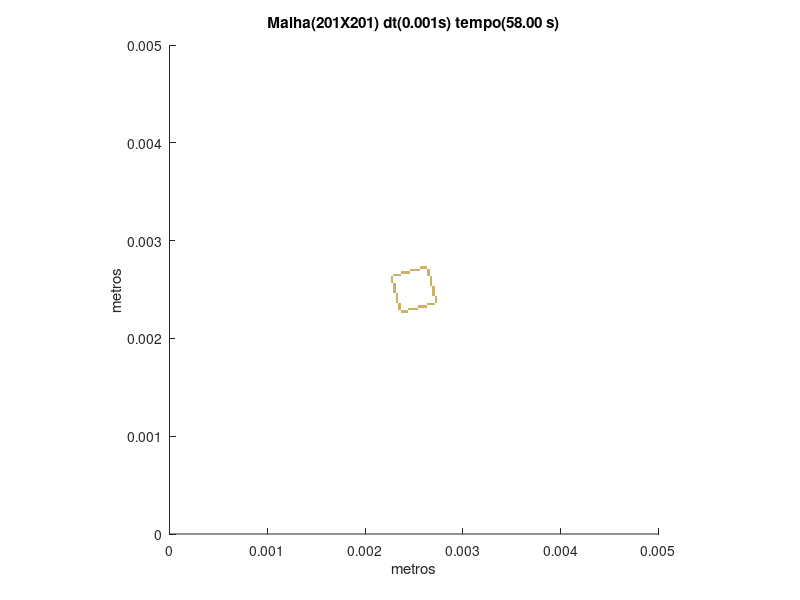

Reproduce this figure in MATLAB.
set (gca,'PlotBoxAspectRatio',[1 1 1],'Xlim',[0,0.005],'Ylim',[0,0.005])
hold on
title('Malha(201X201) dt(0.001s) tempo(58.00 s)')
hold on
ylabel('metros')
hold on
xlabel('metros')
hold on

fill([0.00236318407960199 0.00236318407960199 0.00238805970149254 0.00238805970149254],[0.0022636815920398 0.00228855721393035 0.00228855721393035 0.0022636815920398],[0.8,0.7,0.4],'LineStyle','none')

fill([0.00238805970149254 0.00238805970149254 0.00241293532338308 0.00241293532338308],[0.0022636815920398 0.00228855721393035 0.00228855721393035 0.0022636815920398],[0.8,0.7,0.4],'LineStyle','none')

fill([0.00241293532338308 0.00241293532338308 0.00243781094527363 0.00243781094527363],[0.0022636815920398 0.00228855721393035 0.00228855721393035 0.0022636815920398],[0.8,0.7,0.4],'LineStyle','none')

fill([0.00233830845771144 0.00233830845771144 0.00236318407960199 0.00236318407960199],[0.00228855721393035 0.0023134328358209 0.0023134328358209 0.00228855721393035],[0.8,0.7,0.4],'LineStyle','none')

fill([0.00243781094527363 0.00243781094527363 0.00246268656716418 0.00246268656716418],[0.00228855721393035 0.0023134328358209 0.0023134328358209 0.00228855721393035],[0.8,0.7,0.4],'LineStyle','none')

fill([0.00246268656716418 0.00246268656716418 0.00248756218905473 0.00248756218905473],[0.00228855721393035 0.0023134328358209 0.0023134328358209 0.00228855721393035],[0.8,0.7,0.4],'LineStyle','none')

fill([0.00248756218905473 0.00248756218905473 0.00251243781094527 0.00251243781094527],[0.00228855721393035 0.0023134328358209 0.0023134328358209 0.00228855721393035],[0.8,0.7,0.4],'LineStyle','none')

fill([0.00251243781094527 0.00251243781094527 0.00253731343283582 0.00253731343283582],[0.00228855721393035 0.0023134328358209 0.0023134328358209 0.00228855721393035],[0.8,0.7,0.4],'LineStyle','none')

fill([0.00233830845771144 0.00233830845771144 0.00236318407960199 0.00236318407960199],[0.0023134328358209 0.00233830845771144 0.00233830845771144 0.0023134328358209],[0.8,0.7,0.4],'LineStyle','none')

fill([0.00253731343283582 0.00253731343283582 0.00256218905472637 0.00256218905472637],[0.0023134328358209 0.00233830845771144 0.00233830845771144 0.0023134328358209],[0.8,0.7,0.4],'LineStyle','none')

fill([0.00256218905472637 0.00256218905472637 0.00258706467661692 0.00258706467661692],[0.0023134328358209 0.00233830845771144 0.00233830845771144 0.0023134328358209],[0.8,0.7,0.4],'LineStyle','none')

fill([0.00258706467661692 0.00258706467661692 0.00261194029850746 0.00261194029850746],[0.0023134328358209 0.00233830845771144 0.00233830845771144 0.0023134328358209],[0.8,0.7,0.4],'LineStyle','none')

fill([0.00261194029850746 0.00261194029850746 0.00263681592039801 0.00263681592039801],[0.0023134328358209 0.00233830845771144 0.00233830845771144 0.0023134328358209],[0.8,0.7,0.4],'LineStyle','none')

fill([0.00233830845771144 0.00233830845771144 0.00236318407960199 0.00236318407960199],[0.00233830845771144 0.00236318407960199 0.00236318407960199 0.00233830845771144],[0.8,0.7,0.4],'LineStyle','none')

fill([0.00263681592039801 0.00263681592039801 0.00266169154228856 0.00266169154228856],[0.00233830845771144 0.00236318407960199 0.00236318407960199 0.00233830845771144],[0.8,0.7,0.4],'LineStyle','none')

fill([0.00266169154228856 0.00266169154228856 0.0026865671641791 0.0026865671641791],[0.00233830845771144 0.00236318407960199 0.00236318407960199 0.00233830845771144],[0.8,0.7,0.4],'LineStyle','none')

fill([0.0026865671641791 0.0026865671641791 0.00271144278606965 0.00271144278606965],[0.00233830845771144 0.00236318407960199 0.00236318407960199 0.00233830845771144],[0.8,0.7,0.4],'LineStyle','none')

fill([0.0023134328358209 0.0023134328358209 0.00233830845771144 0.00233830845771144],[0.00236318407960199 0.00238805970149254 0.00238805970149254 0.00236318407960199],[0.8,0.7,0.4],'LineStyle','none')

fill([0.00271144278606965 0.00271144278606965 0.0027363184079602 0.0027363184079602],[0.00236318407960199 0.00238805970149254 0.00238805970149254 0.00236318407960199],[0.8,0.7,0.4],'LineStyle','none')

fill([0.0023134328358209 0.0023134328358209 0.00233830845771144 0.00233830845771144],[0.00238805970149254 0.00241293532338308 0.00241293532338308 0.00238805970149254],[0.8,0.7,0.4],'LineStyle','none')

fill([0.00271144278606965 0.00271144278606965 0.0027363184079602 0.0027363184079602],[0.00238805970149254 0.00241293532338308 0.00241293532338308 0.00238805970149254],[0.8,0.7,0.4],'LineStyle','none')

fill([0.0023134328358209 0.0023134328358209 0.00233830845771144 0.00233830845771144],[0.00241293532338308 0.00243781094527363 0.00243781094527363 0.00241293532338308],[0.8,0.7,0.4],'LineStyle','none')

fill([0.00271144278606965 0.00271144278606965 0.0027363184079602 0.0027363184079602],[0.00241293532338308 0.00243781094527363 0.00243781094527363 0.00241293532338308],[0.8,0.7,0.4],'LineStyle','none')

fill([0.0023134328358209 0.0023134328358209 0.00233830845771144 0.00233830845771144],[0.00243781094527363 0.00246268656716418 0.00246268656716418 0.00243781094527363],[0.8,0.7,0.4],'LineStyle','none')

fill([0.0026865671641791 0.0026865671641791 0.00271144278606965 0.00271144278606965],[0.00243781094527363 0.00246268656716418 0.00246268656716418 0.00243781094527363],[0.8,0.7,0.4],'LineStyle','none')

fill([0.00228855721393035 0.00228855721393035 0.0023134328358209 0.0023134328358209],[0.00246268656716418 0.00248756218905473 0.00248756218905473 0.00246268656716418],[0.8,0.7,0.4],'LineStyle','none')

fill([0.0026865671641791 0.0026865671641791 0.00271144278606965 0.00271144278606965],[0.00246268656716418 0.00248756218905473 0.00248756218905473 0.00246268656716418],[0.8,0.7,0.4],'LineStyle','none')

fill([0.00228855721393035 0.00228855721393035 0.0023134328358209 0.0023134328358209],[0.00248756218905473 0.00251243781094527 0.00251243781094527 0.00248756218905473],[0.8,0.7,0.4],'LineStyle','none')

fill([0.0026865671641791 0.0026865671641791 0.00271144278606965 0.00271144278606965],[0.00248756218905473 0.00251243781094527 0.00251243781094527 0.00248756218905473],[0.8,0.7,0.4],'LineStyle','none')

fill([0.00228855721393035 0.00228855721393035 0.0023134328358209 0.0023134328358209],[0.00251243781094527 0.00253731343283582 0.00253731343283582 0.00251243781094527],[0.8,0.7,0.4],'LineStyle','none')

fill([0.0026865671641791 0.0026865671641791 0.00271144278606965 0.00271144278606965],[0.00251243781094527 0.00253731343283582 0.00253731343283582 0.00251243781094527],[0.8,0.7,0.4],'LineStyle','none')

fill([0.00228855721393035 0.00228855721393035 0.0023134328358209 0.0023134328358209],[0.00253731343283582 0.00256218905472637 0.00256218905472637 0.00253731343283582],[0.8,0.7,0.4],'LineStyle','none')

fill([0.00266169154228856 0.00266169154228856 0.0026865671641791 0.0026865671641791],[0.00253731343283582 0.00256218905472637 0.00256218905472637 0.00253731343283582],[0.8,0.7,0.4],'LineStyle','none')

fill([0.0022636815920398 0.0022636815920398 0.00228855721393035 0.00228855721393035],[0.00256218905472637 0.00258706467661692 0.00258706467661692 0.00256218905472637],[0.8,0.7,0.4],'LineStyle','none')

fill([0.00266169154228856 0.00266169154228856 0.0026865671641791 0.0026865671641791],[0.00256218905472637 0.00258706467661692 0.00258706467661692 0.00256218905472637],[0.8,0.7,0.4],'LineStyle','none')

fill([0.0022636815920398 0.0022636815920398 0.00228855721393035 0.00228855721393035],[0.00258706467661692 0.00261194029850746 0.00261194029850746 0.00258706467661692],[0.8,0.7,0.4],'LineStyle','none')

fill([0.00266169154228856 0.00266169154228856 0.0026865671641791 0.0026865671641791],[0.00258706467661692 0.00261194029850746 0.00261194029850746 0.00258706467661692],[0.8,0.7,0.4],'LineStyle','none')

fill([0.0022636815920398 0.0022636815920398 0.00228855721393035 0.00228855721393035],[0.00261194029850746 0.00263681592039801 0.00263681592039801 0.00261194029850746],[0.8,0.7,0.4],'LineStyle','none')

fill([0.00266169154228856 0.00266169154228856 0.0026865671641791 0.0026865671641791],[0.00261194029850746 0.00263681592039801 0.00263681592039801 0.00261194029850746],[0.8,0.7,0.4],'LineStyle','none')

fill([0.00228855721393035 0.00228855721393035 0.0023134328358209 0.0023134328358209],[0.00263681592039801 0.00266169154228856 0.00266169154228856 0.00263681592039801],[0.8,0.7,0.4],'LineStyle','none')

fill([0.0023134328358209 0.0023134328358209 0.00233830845771144 0.00233830845771144],[0.00263681592039801 0.00266169154228856 0.00266169154228856 0.00263681592039801],[0.8,0.7,0.4],'LineStyle','none')

fill([0.00233830845771144 0.00233830845771144 0.00236318407960199 0.00236318407960199],[0.00263681592039801 0.00266169154228856 0.00266169154228856 0.00263681592039801],[0.8,0.7,0.4],'LineStyle','none')

fill([0.00263681592039801 0.00263681592039801 0.00266169154228856 0.00266169154228856],[0.00263681592039801 0.00266169154228856 0.00266169154228856 0.00263681592039801],[0.8,0.7,0.4],'LineStyle','none')

fill([0.00236318407960199 0.00236318407960199 0.00238805970149254 0.00238805970149254],[0.00266169154228856 0.0026865671641791 0.0026865671641791 0.00266169154228856],[0.8,0.7,0.4],'LineStyle','none')

fill([0.00238805970149254 0.00238805970149254 0.00241293532338308 0.00241293532338308],[0.00266169154228856 0.0026865671641791 0.0026865671641791 0.00266169154228856],[0.8,0.7,0.4],'LineStyle','none')

fill([0.00241293532338308 0.00241293532338308 0.00243781094527363 0.00243781094527363],[0.00266169154228856 0.0026865671641791 0.0026865671641791 0.00266169154228856],[0.8,0.7,0.4],'LineStyle','none')

fill([0.00243781094527363 0.00243781094527363 0.00246268656716418 0.00246268656716418],[0.00266169154228856 0.0026865671641791 0.0026865671641791 0.00266169154228856],[0.8,0.7,0.4],'LineStyle','none')

fill([0.00263681592039801 0.00263681592039801 0.00266169154228856 0.00266169154228856],[0.00266169154228856 0.0026865671641791 0.0026865671641791 0.00266169154228856],[0.8,0.7,0.4],'LineStyle','none')

fill([0.00246268656716418 0.00246268656716418 0.00248756218905473 0.00248756218905473],[0.0026865671641791 0.00271144278606965 0.00271144278606965 0.0026865671641791],[0.8,0.7,0.4],'LineStyle','none')

fill([0.00248756218905473 0.00248756218905473 0.00251243781094527 0.00251243781094527],[0.0026865671641791 0.00271144278606965 0.00271144278606965 0.0026865671641791],[0.8,0.7,0.4],'LineStyle','none')

fill([0.00251243781094527 0.00251243781094527 0.00253731343283582 0.00253731343283582],[0.0026865671641791 0.00271144278606965 0.00271144278606965 0.0026865671641791],[0.8,0.7,0.4],'LineStyle','none')

fill([0.00253731343283582 0.00253731343283582 0.00256218905472637 0.00256218905472637],[0.0026865671641791 0.00271144278606965 0.00271144278606965 0.0026865671641791],[0.8,0.7,0.4],'LineStyle','none')

fill([0.00263681592039801 0.00263681592039801 0.00266169154228856 0.00266169154228856],[0.0026865671641791 0.00271144278606965 0.00271144278606965 0.0026865671641791],[0.8,0.7,0.4],'LineStyle','none')

fill([0.00256218905472637 0.00256218905472637 0.00258706467661692 0.00258706467661692],[0.00271144278606965 0.0027363184079602 0.0027363184079602 0.00271144278606965],[0.8,0.7,0.4],'LineStyle','none')

fill([0.00258706467661692 0.00258706467661692 0.00261194029850746 0.00261194029850746],[0.00271144278606965 0.0027363184079602 0.0027363184079602 0.00271144278606965],[0.8,0.7,0.4],'LineStyle','none')

fill([0.00261194029850746 0.00261194029850746 0.00263681592039801 0.00263681592039801],[0.00271144278606965 0.0027363184079602 0.0027363184079602 0.00271144278606965],[0.8,0.7,0.4],'LineStyle','none')
